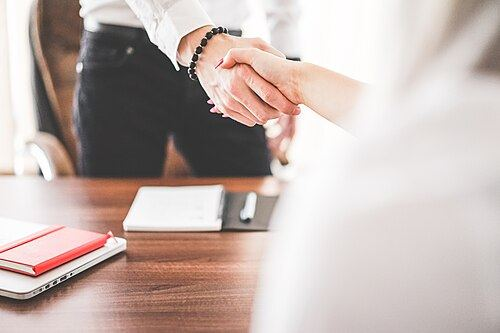
#> input picture img/ifade/agree.jpg, 500 x 333 px
$ python room_scene.py ../../../../img/ifade/agree.jpg ../../../../img/ifade/angry.jpg
#> lines starting #> are read from the running program, lines starting #| are printed output that depends on the picture
#!/usr/bin/env python3
"""Sade oda sahnesi: python3 room_scene.py GIRDI.jpg SAHNE.png  -> tablonun konumunu (x,y,w,h) yazdırır.
Tablo fotoğrafı yalnızca eşit oranda ölçeklenir, hiçbir şey üstüne binmez."""
import numpy as np
from PIL import Image, ImageDraw, ImageFilter
import sys
SRC,OUT=sys.argv[1],sys.argv[2]
W,H=3456,1944
art=Image.open(SRC).convert('RGB')
#> art is the input picture: PIL image 500x333 RGB; mean R, G, B 194.5, 179.7, 174.6
_top=1720-270-40-22   # konsolun üst yüzü
s=min(W*0.50/art.width,(_top-40-110)/art.height)
#> s = 3.46
aw,ah=int(art.width*s),int(art.height*s)
#> aw = 1728; ah = 1150
art=art.resize((aw,ah),Image.LANCZOS)
#> art: PIL image 1728x1150 RGB
ax=(W-aw)//2; ay=110
#> after `ax = (W - aw) // 2`: ax = 864
yy,xx=np.mgrid[0:H,0:W].astype(np.float32)
# base wall: warm grey with soft light from top-left
base=np.array([112,113,114],np.float32)
light=1.0+0.10*np.exp(-(((xx-W*0.3)/(W*0.6))**2+((yy-H*0.1)/(H*0.7))**2))-0.12*(yy/H)
wall=base[None,None,:]*light[...,None]
# blurred edge extension of the artwork
P=500
a=np.array(art).astype(np.float32)
ext=np.pad(a,((P,P),(P,P),(0,0)),mode='edge')
ext=np.array(Image.fromarray(ext.astype(np.uint8)).filter(ImageFilter.GaussianBlur(120))).astype(np.float32)
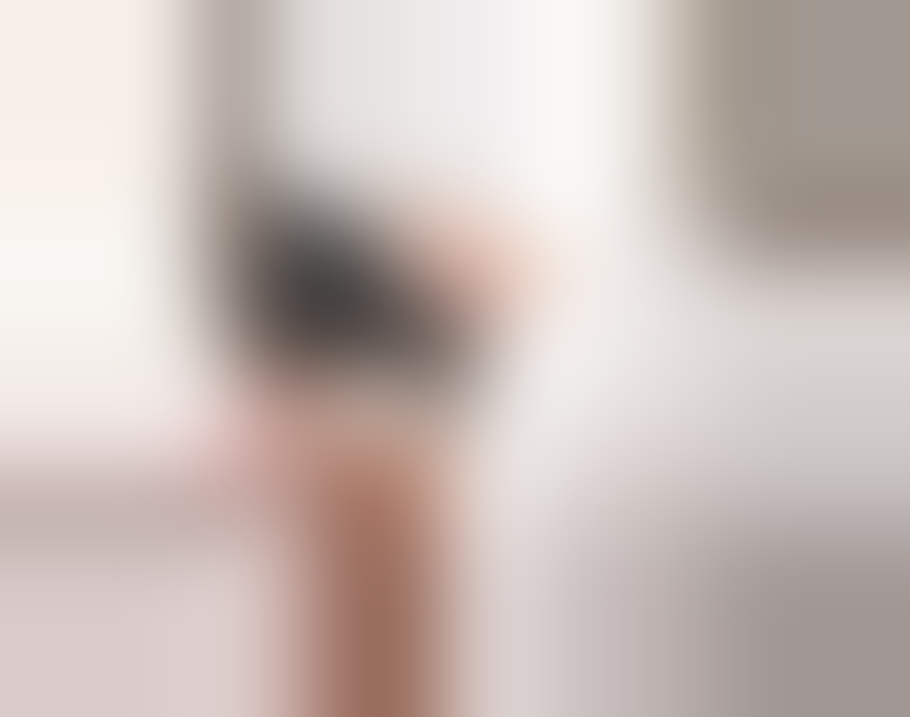
#> ext: shape (2150, 2728, 3) float32 (shown at 1/3 size); mean R, G, B 202.2, 189.2, 184.3
# distance from art rectangle
dx=np.maximum(np.maximum(ax-xx,xx-(ax+aw)),0); dy=np.maximum(np.maximum(ay-yy,yy-(ay+ah)),0)
d=np.sqrt(dx**2+dy**2)
w=np.clip(1-d/P,0,1)**2
canvas=wall.copy()
y0,x0=ay-P,ax-P
#> y0 = -390; x0 = 364
ys=slice(max(y0,0),min(y0+ext.shape[0],H)); xs=slice(max(x0,0),min(x0+ext.shape[1],W))
e=ext[ys.start-y0:ys.stop-y0, xs.start-x0:xs.stop-x0]
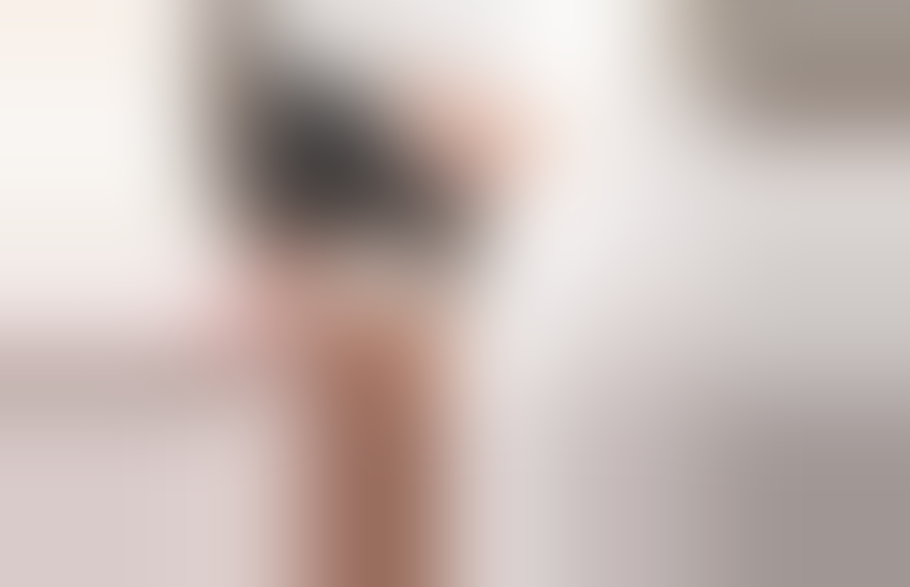
#> e: shape (1760, 2728, 3) float32 (shown at 1/3 size); mean R, G, B 197.1, 184.6, 180.6
canvas[ys,xs]=canvas[ys,xs]*(1-w[ys,xs,None])+e*w[ys,xs,None]
# paste art with feathered edge (inner 60px)
F=60
iy,ix=np.mgrid[0:ah,0:aw].astype(np.float32)
m=np.clip(np.minimum.reduce([ix,iy,aw-1-ix,ah-1-iy])/F,0,1)
m=m*m*(3-2*m)
reg=canvas[ay:ay+ah,ax:ax+aw]
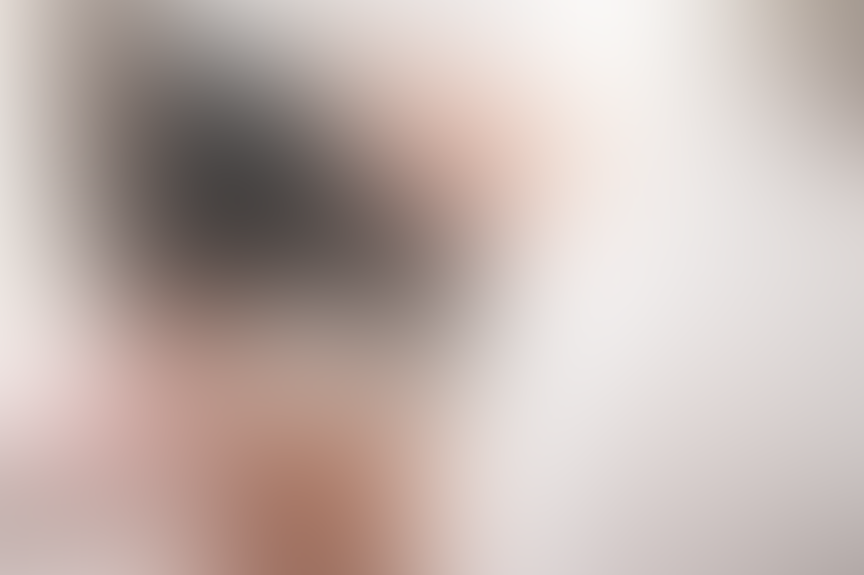
#> reg: shape (1150, 1728, 3) float32 (shown at 1/2 size); mean R, G, B 194.8, 180.5, 175.3
canvas[ay:ay+ah,ax:ax+aw]=reg*(1-m[...,None])+a*m[...,None]
# floor
fy=1720
img=Image.fromarray(np.clip(canvas,0,255).astype(np.uint8))
fl=np.zeros((H-fy,W,3),np.float32)
fyy,fxx=np.mgrid[0:H-fy,0:W].astype(np.float32)
oak=np.array([176,142,104],np.float32)
g=0.82+0.18*(fyy/(H-fy))
rng=np.random.default_rng(3)
plank=np.zeros_like(fxx)
pw=260
for k in range(-2,W//pw+3):
    plank+=np.where((fxx>=k*pw+((fyy//1)*0))&(fxx<(k+1)*pw),rng.uniform(-10,10),0)
grain=np.array(Image.fromarray((rng.normal(128,40,(H-fy,W//6))).clip(0,255).astype(np.uint8)).resize((W,H-fy),Image.BILINEAR)).astype(np.float32)-128
fl=oak[None,None,:]*g[...,None]+plank[...,None]+grain[...,None]*0.12
vy=-1400.0
xp=(fxx-W/2)*(fy-vy)/((fyy+fy)-vy)
plank=np.zeros_like(fxx)
idx=np.floor(xp/pw).astype(int)
tone=rng.uniform(-12,12,400); plank=tone[(idx+200)%400]
fl=oak[None,None,:]*g[...,None]+plank[...,None]+grain[...,None]*0.12
seams=(np.mod(xp,pw)<2.5)
fl[seams]*=0.8
img.paste(Image.fromarray(fl.clip(0,255).astype(np.uint8)),(0,fy))
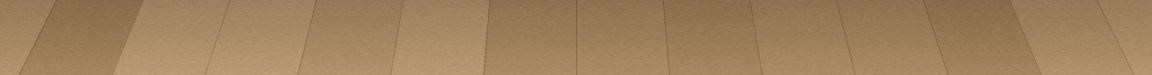
#> fl: shape (224, 3456, 3) float64 (shown at 1/3 size); mean R, G, B 160.2, 129.4, 94.9
d=ImageDraw.Draw(img)
d.rectangle([0,fy-46,W,fy],fill=(236,234,229))   # baseboard
d.rectangle([0,fy-46,W,fy-42],fill=(250,249,246))
# shadow under baseboard on wall & floor
sh=Image.new('L',(W,H),0); sd=ImageDraw.Draw(sh)
#> after `sh = Image.new('L', (W, H), 0)`: sh: PIL image 3456x1944 L; every value is 0
sd.rectangle([0,fy,W,fy+18],fill=90)
# sideboard
cx=W//2; bw,bh=1900,270; bx0=cx-bw//2; by0=fy-bh-40
sd.rounded_rectangle([bx0+30,by0+40,bx0+bw+60,fy+40],30,fill=150)
sh=sh.filter(ImageFilter.GaussianBlur(40))
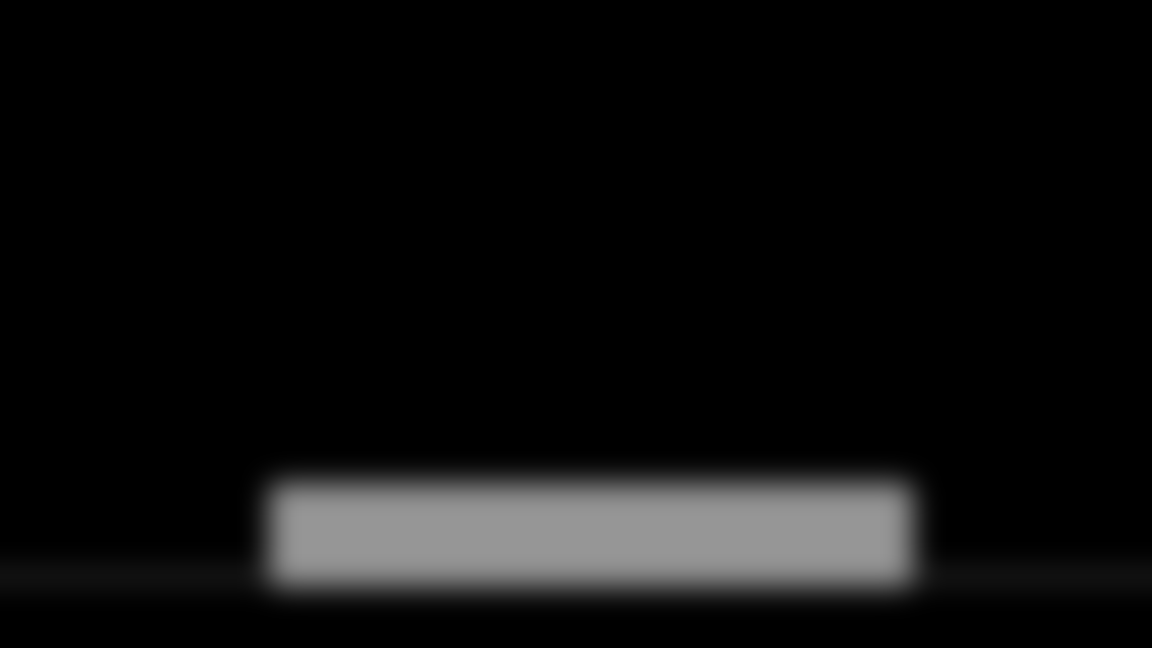
#> sh: PIL image 3456x1944 L (shown at 1/3 size); min 0, max 150, mean 13.8
img=Image.composite(Image.new('RGB',(W,H),(30,28,26)),img,sh.point(lambda v:v*0.55))
d=ImageDraw.Draw(img)
# legs
for lx in (bx0+80,bx0+bw-110):
    d.polygon([(lx,by0+bh),(lx+30,by0+bh),(lx+24,fy+6),(lx+8,fy+6)],fill=(40,30,22))
body=np.zeros((bh,bw,3),np.float32)
byy,bxx=np.mgrid[0:bh,0:bw].astype(np.float32)
walnut=np.array([118,82,54],np.float32)
gr=np.array(Image.fromarray(rng.normal(128,45,(bh//3,bw//2)).clip(0,255).astype(np.uint8)).resize((bw,bh),Image.BICUBIC).filter(ImageFilter.GaussianBlur(1))).astype(np.float32)-128
body=walnut*(1.08-0.25*byy[...,None]/bh)+gr[...,None]*0.18
img.paste(Image.fromarray(body.clip(0,255).astype(np.uint8)),(bx0,by0))
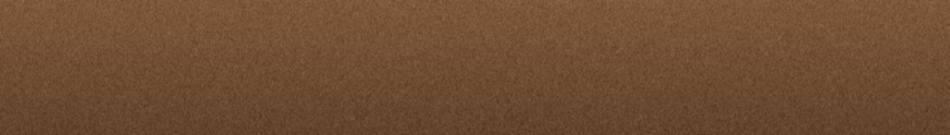
#> body: shape (270, 1900, 3) float32 (shown at 1/2 size); mean R, G, B 112.6, 78.2, 51.4
d=ImageDraw.Draw(img)
d.rectangle([bx0-10,by0-22,bx0+bw+10,by0],fill=(132,94,64)); d.rectangle([bx0-10,by0-22,bx0+bw+10,by0-18],fill=(160,120,86))
for i in range(1,4):
    x=bx0+i*bw//4; d.line([(x,by0+14),(x,by0+bh-14)],fill=(78,52,34),width=4)
for i in range(4):
    x=bx0+i*bw//4+bw//8; d.rounded_rectangle([x-60,by0+60,x+60,by0+72],6,fill=(196,168,108))
top=by0-22
# tall floor vase with dried pampas (left)
vx=380; vt=fy-520
for k in range(30):
    ang=np.deg2rad(rng.uniform(-35,35)); L=rng.uniform(300,520)
    x1=vx+np.sin(ang)*L; y1=vt-np.cos(ang)*L
    d.line([(vx,vt),(x1,y1)],fill=(150,128,96),width=4)
    for j in range(12):
        t=0.6+j*0.035; px_=vx+(x1-vx)*t; py_=vt+(y1-vt)*t
        d.ellipse([px_-16,py_-8,px_+16,py_+8],fill=(224,208,180))
d.ellipse([vx-150,fy-470,vx+150,fy+4],fill=(214,208,198))
d.ellipse([vx-110,fy-420,vx-40,fy-250],fill=(232,228,220))
d.rectangle([vx-50,vt-10,vx+50,fy-400],fill=(214,208,198))
# books + small bowl (right)
bxr=bx0+bw-420
for i,(c,hh) in enumerate([((70,78,72),38),((200,190,172),32),((150,120,90),34)]):
    yb=top-sum(h for _,h in [((0,),38),((0,),32),((0,),34)][:i])-hh
    d.rectangle([bxr-150+i*12,yb,bxr+150-i*10,yb+hh-2],fill=c)
d.chord([bxr-90,top-104-120,bxr+90,top-104+60],0,180,fill=(205,190,160))
# plant in corner (right)
px,py=W-330,fy
for k in range(40):
    ang=np.deg2rad(rng.uniform(-60,60)); L=rng.uniform(350,800)
    x1=px+np.sin(ang)*L*0.8; y1=py-260-np.cos(ang)*L
    d.line([(px,py-260),(x1,y1)],fill=(58,82,52),width=5)
    for j in range(5):
        t=0.45+j*0.12; qx=px+(x1-px)*t; qy=py-260+(y1-py+260)*t; r=rng.uniform(26,46)
        col=tuple(int(c) for c in rng.integers([38,78,42],[70,120,70]))
        d.ellipse([qx-r,qy-r*0.55,qx+r,qy+r*0.55],fill=col)
d.polygon([(px-170,py-300),(px+170,py-300),(px+130,py+4),(px-130,py+4)],fill=(218,212,202))
d.rectangle([px-180,py-320,px+180,py-296],fill=(230,225,216))
# global vignette + grain
o=np.array(img).astype(np.float32)
v=1-0.28*(((xx-W/2)/(W*0.7))**2+((yy-H*0.45)/(H*0.8))**2)
o*=v[...,None]
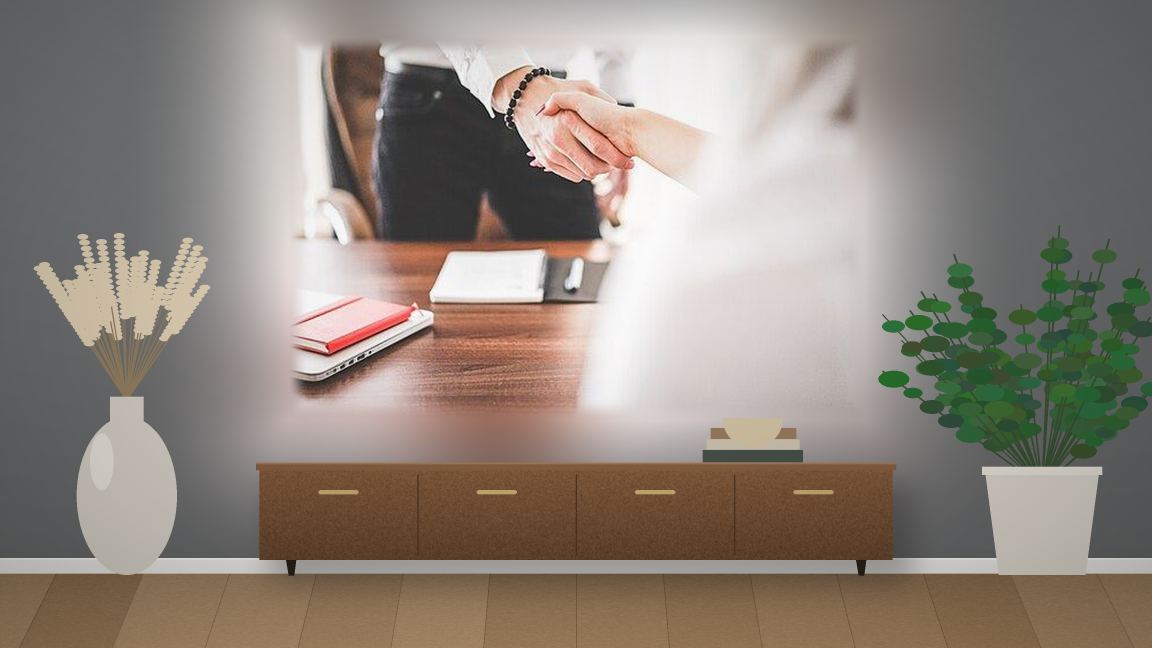
#> o: shape (1944, 3456, 3) float32 (shown at 1/3 size); mean R, G, B 143.9, 134.2, 125.1
o+=rng.normal(0,2.2,o.shape)
# re-paste art crisply over everything it overlaps (art is top-most only where above furniture)
out=Image.fromarray(o.clip(0,255).astype(np.uint8))
out.save(OUT); print(f'{ax},{ay},{aw},{ah}')
#| 864,110,1728,1150

$ run again, on img/ifade/fate.jpg
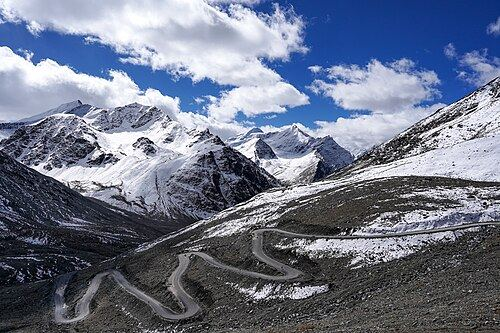
#> input picture img/ifade/fate.jpg, 500 x 333 px
#> art is the input picture: PIL image 500x333 RGB; mean R, G, B 109.2, 117.2, 136.9
#> art: PIL image 1728x1150 RGB
#> `reg=canvas[ay:ay+ah,ax:ax+aw]`:
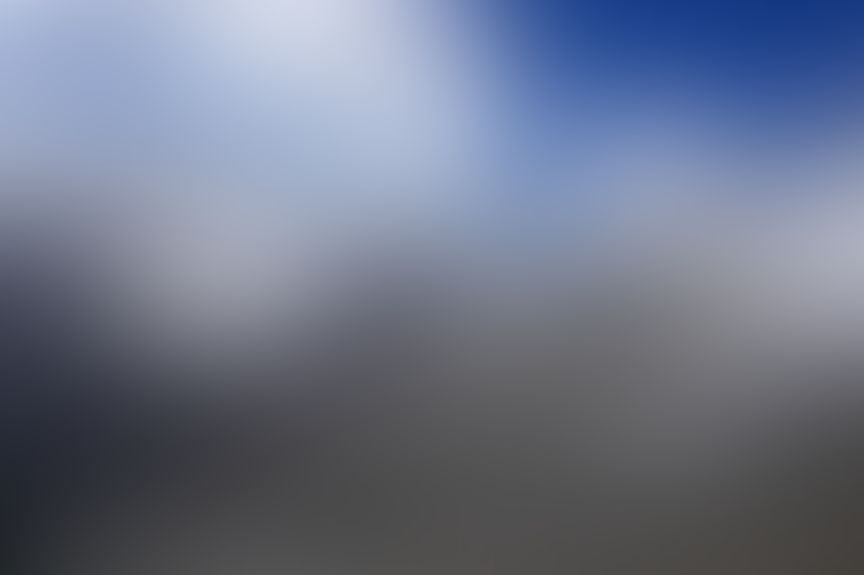
#> reg: shape (1150, 1728, 3) float32 (shown at 1/2 size); mean R, G, B 109.5, 117.4, 136.8
#> `o*=v[...,None]`:
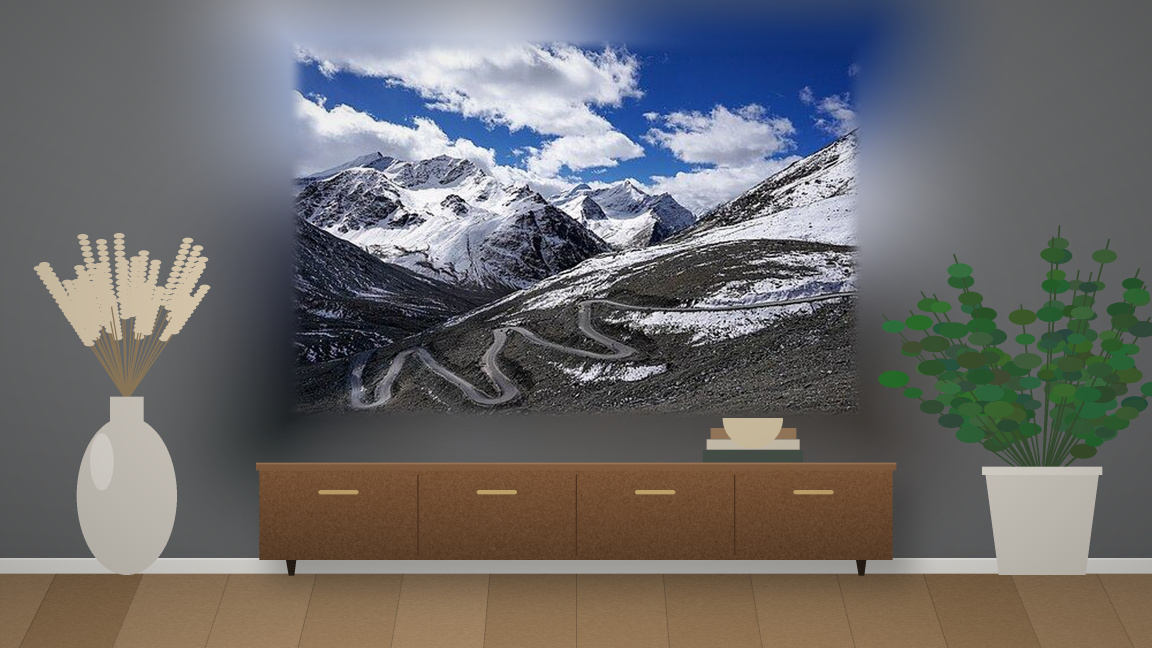
#> o: shape (1944, 3456, 3) float32 (shown at 1/3 size); mean R, G, B 107.6, 106.8, 105.7
#| 864,110,1728,1150

$ run again, on img/ifade/happy.jpg
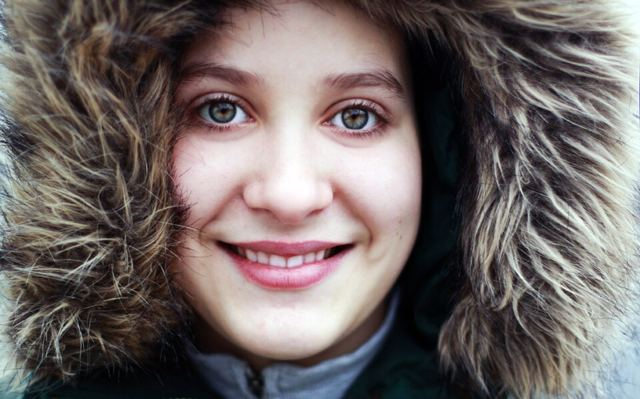
#> input picture img/ifade/happy.jpg, 640 x 399 px
#> art is the input picture: PIL image 640x399 RGB; mean R, G, B 112.5, 103.1, 101.5
#> art: PIL image 1728x1077 RGB
#> `reg=canvas[ay:ay+ah,ax:ax+aw]`:
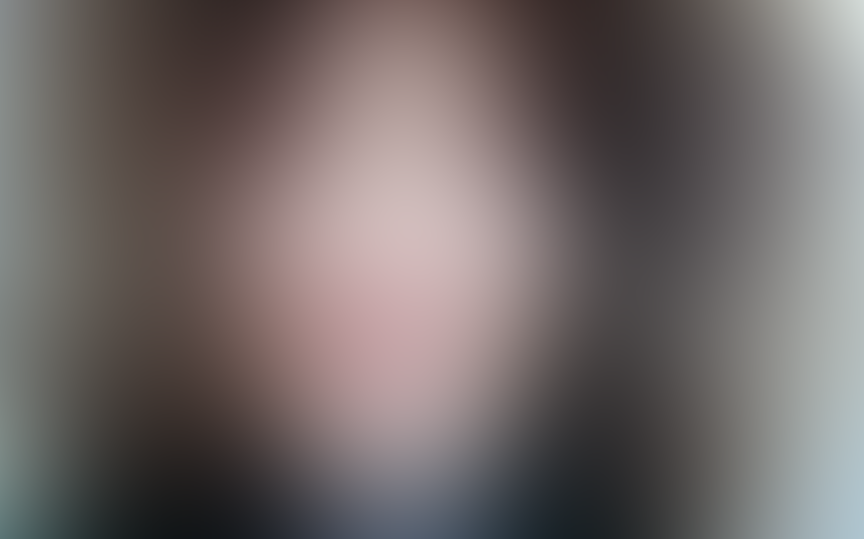
#> reg: shape (1077, 1728, 3) float32 (shown at 1/2 size); mean R, G, B 112.7, 104.4, 103.4
#> `o*=v[...,None]`:
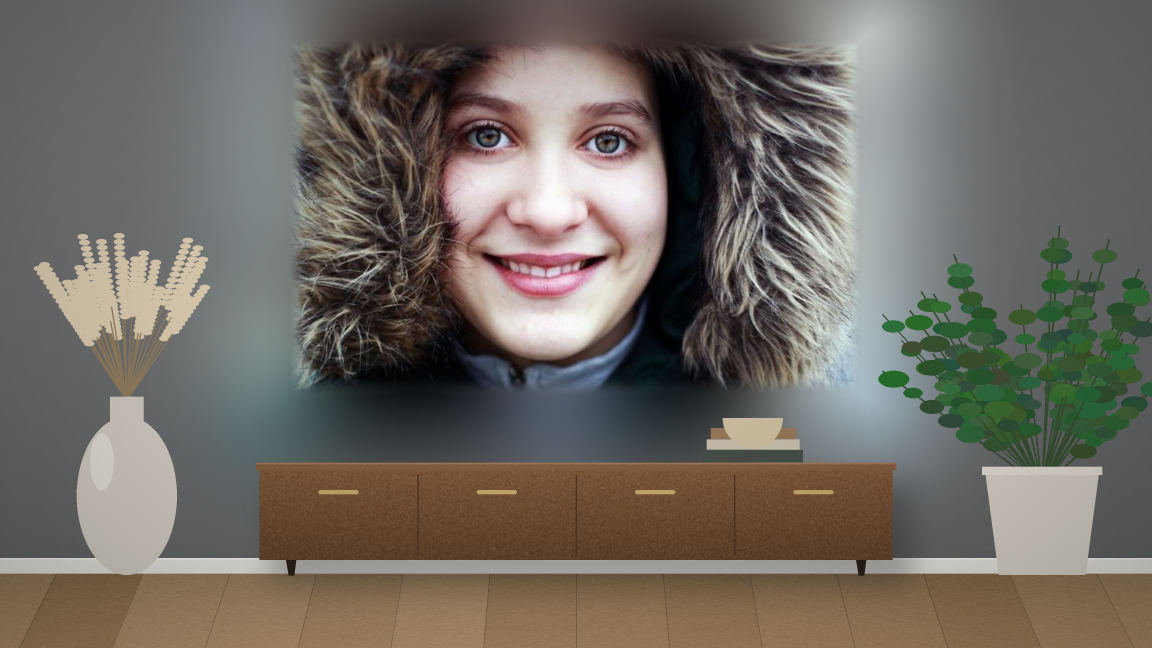
#> o: shape (1944, 3456, 3) float32 (shown at 1/3 size); mean R, G, B 111.1, 105.9, 97.2
#| 864,110,1728,1077
